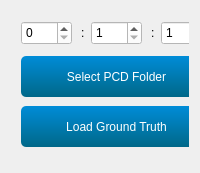
      <widget class="QWidget" name="multimatcher">
       <property name="styleSheet">
        <string notr="true">background: qlineargradient(x1: 0, y1: 0, x2: 0, y2: 1,
                                 stop: 0 #fafafa, stop: 0.4 #f4f4f4,
                                 stop: 0.5 #e7e7e7, stop: 1.0 #fafafa);</string>
       </property>
       <attribute name="title">
        <string>Multi Point Cloud Matcher</string>
       </attribute>
       <layout class="QVBoxLayout" name="verticalLayout">
        <item>
         <widget class="QWidget" name="widget_3" native="true">
          <layout class="QVBoxLayout" name="verticalLayout_3">
           <property name="leftMargin">
            <number>0</number>
           </property>
           <property name="topMargin">
            <number>0</number>
           </property>
           <property name="rightMargin">
            <number>0</number>
           </property>
           <property name="bottomMargin">
            <number>0</number>
           </property>
           <item>
            <widget class="QWidget" name="widget_4" native="true">
             <property name="minimumSize">
              <size>
               <width>0</width>
               <height>145</height>
              </size>
             </property>
             <property name="maximumSize">
              <size>
               <width>16777215</width>
               <height>145</height>
              </size>
             </property>
             <widget class="QLabel" name="label_5">
              <property name="geometry">
               <rect>
                <x>140</x>
                <y>14</y>
                <width>9</width>
                <height>16</height>
               </rect>
              </property>
              <property name="text">
               <string>:</string>
              </property>
             </widget>
             <widget class="QPushButton" name="multi_icpAlign">
              <property name="geometry">
               <rect>
                <x>930</x>
                <y>10</y>
                <width>111</width>
                <height>111</height>
               </rect>
              </property>
              <property name="styleSheet">
               <string notr="true">QPushButton
{
     background-color: qlineargradient(spread:pad, x1:0.526789, y1:0, x2:0.526, y2:1, stop:0 rgba(0, 140, 216, 255), stop:1 rgba(0, 104, 136, 255));
color: rgb(255, 255, 255);
border-radius: 5px;
padding: 6px;
}
QPushButton:!enabled
{
     color:gray;
     background-color: rgb(194, 194, 194);
}
QPushButton:pressed
{
	background-color: qlineargradient(spread:pad, x1:0.495, y1:0.994318, x2:0.51, y2:0, stop:0 rgba(0, 140, 216, 255), stop:1 rgba(0, 126, 165, 255));
}</string>
              </property>
              <property name="text">
               <string>ICP (Align)</string>
              </property>
             </widget>
             <widget class="QSpinBox" name="multi_pcd_start">
              <property name="geometry">
               <rect>
                <x>10</x>
                <y>10</y>
                <width>51</width>
                <height>24</height>
               </rect>
              </property>
              <property name="styleSheet">
               <string notr="true">background-color: rgb(255, 255, 255);</string>
              </property>
              <property name="maximum">
               <number>250</number>
              </property>
             </widget>
             <widget class="QSpinBox" name="multi_pcd_step">
              <property name="geometry">
               <rect>
                <x>80</x>
                <y>10</y>
                <width>51</width>
                <height>24</height>
               </rect>
              </property>
              <property name="styleSheet">
               <string notr="true">background-color: rgb(255, 255, 255);</string>
              </property>
              <property name="minimum">
               <number>1</number>
              </property>
              <property name="maximum">
               <number>100</number>
              </property>
             </widget>
             <widget class="QLabel" name="label_4">
              <property name="geometry">
               <rect>
                <x>70</x>
                <y>14</y>
                <width>9</width>
                <height>16</height>
               </rect>
              </property>
              <property name="text">
               <string>:</string>
              </property>
             </widget>
             <widget class="QSpinBox" name="multi_pcd_end">
              <property name="geometry">
               <rect>
                <x>150</x>
                <y>10</y>
                <width>51</width>
                <height>24</height>
               </rect>
              </property>
              <property name="styleSheet">
               <string notr="true">background-color: rgb(255, 255, 255);</string>
              </property>
              <property name="maximum">
               <number>250</number>
              </property>
              <property name="value">
               <number>1</number>
              </property>
             </widget>
             <widget class="QLabel" name="label_2">
              <property name="geometry">
               <rect>
                <x>220</x>
                <y>55</y>
                <width>101</width>
                <height>16</height>
               </rect>
              </property>
              <property name="styleSheet">
               <string notr="true">background-color: rgba(255, 255, 255, 0);</string>
              </property>
              <property name="text">
               <string>Voxel Leaf Size :</string>
              </property>
             </widget>
             <widget class="QDoubleSpinBox" name="multi_medyanKatsayisi">
              <property name="geometry">
               <rect>
                <x>520</x>
                <y>10</y>
                <width>65</width>
                <height>24</height>
               </rect>
              </property>
              <property name="styleSheet">
               <string notr="true">background-color: rgb(255, 255, 255);</string>
              </property>
              <property name="minimum">
               <double>1.000000000000000</double>
              </property>
              <property name="maximum">
               <double>50.000000000000000</double>
              </property>
              <property name="singleStep">
               <double>0.100000000000000</double>
              </property>
              <property name="value">
               <double>3.000000000000000</double>
              </property>
             </widget>
             <widget class="QLabel" name="label">
              <property name="geometry">
               <rect>
                <x>220</x>
                <y>15</y>
                <width>111</width>
                <height>16</height>
               </rect>
              </property>
              <property name="styleSheet">
               <string notr="true">background-color: rgba(255, 255, 255, 0);</string>
              </property>
              <property name="text">
               <string>Maximum Iteration :</string>
              </property>
             </widget>
             <widget class="QLineEdit" name="multi_breakCriteria">
              <property name="geometry">
               <rect>
                <x>520</x>
                <y>51</y>
                <width>65</width>
                <height>24</height>
               </rect>
              </property>
              <property name="styleSheet">
               <string notr="true">background-color: rgb(255, 255, 255);</string>
              </property>
              <property name="text">
               <string>0.0001</string>
              </property>
             </widget>
             <widget class="QCheckBox" name="multi_IMU">
              <property name="enabled">
               <bool>false</bool>
              </property>
              <property name="geometry">
               <rect>
                <x>220</x>
                <y>110</y>
                <width>81</width>
                <height>21</height>
               </rect>
              </property>
              <property name="styleSheet">
               <string notr="true">background-color: rgba(255, 255, 255, 0);</string>
              </property>
              <property name="text">
               <string>IMU</string>
              </property>
             </widget>
             <widget class="QLabel" name="label_6">
              <property name="geometry">
               <rect>
                <x>410</x>
                <y>55</y>
                <width>111</width>
                <height>16</height>
               </rect>
              </property>
              <property name="styleSheet">
               <string notr="true">background-color: rgba(255, 255, 255, 0);</string>
              </property>
              <property name="text">
               <string>Break Criteria :</string>
              </property>
             </widget>
             <widget class="QPushButton" name="multi_clearScreen">
              <property name="geometry">
               <rect>
                <x>1060</x>
                <y>10</y>
                <width>111</width>
                <height>111</height>
               </rect>
              </property>
              <property name="styleSheet">
               <string notr="true">QPushButton
{
     background-color: qlineargradient(spread:pad, x1:0.526789, y1:0, x2:0.526, y2:1, stop:0 rgba(0, 140, 216, 255), stop:1 rgba(0, 104, 136, 255));
color: rgb(255, 255, 255);
border-radius: 5px;
padding: 6px;
}
QPushButton:!enabled
{
     color:gray;
     background-color: rgb(194, 194, 194);
}
QPushButton:pressed
{
	background-color: qlineargradient(spread:pad, x1:0.495, y1:0.994318, x2:0.51, y2:0, stop:0 rgba(0, 140, 216, 255), stop:1 rgba(0, 126, 165, 255));
}</string>
              </property>
              <property name="text">
               <string>Clear Screen</string>
              </property>
             </widget>
             <widget class="QCheckBox" name="multi_onetoone">
              <property name="geometry">
               <rect>
                <x>330</x>
                <y>110</y>
                <width>81</width>
                <height>21</height>
               </rect>
              </property>
              <property name="styleSheet">
               <string notr="true">background-color: rgba(255, 255, 255, 0);</string>
              </property>
              <property name="text">
               <string>1 to 1</string>
              </property>
             </widget>
             <widget class="QDoubleSpinBox" name="multi_leafSize">
              <property name="geometry">
               <rect>
                <x>330</x>
                <y>51</y>
                <width>65</width>
                <height>24</height>
               </rect>
              </property>
              <property name="styleSheet">
               <string notr="true">background-color: rgb(255, 255, 255);</string>
              </property>
              <property name="minimum">
               <double>0.010000000000000</double>
              </property>
              <property name="maximum">
               <double>500.000000000000000</double>
              </property>
              <property name="singleStep">
               <double>0.010000000000000</double>
              </property>
              <property name="value">
               <double>0.100000000000000</double>
              </property>
             </widget>
             <widget class="QLabel" name="label_3">
              <property name="geometry">
               <rect>
                <x>410</x>
                <y>14</y>
                <width>111</width>
                <height>16</height>
               </rect>
              </property>
              <property name="styleSheet">
               <string notr="true">background-color: rgba(255, 255, 255, 0);</string>
              </property>
              <property name="text">
               <string>Median Coefficient :</string>
              </property>
             </widget>
             <widget class="QSpinBox" name="multi_maxIter">
              <property name="geometry">
               <rect>
                <x>330</x>
                <y>12</y>
                <width>65</width>
                <height>24</height>
               </rect>
              </property>
              <property name="styleSheet">
               <string notr="true">background-color: rgb(255, 255, 255);</string>
              </property>
              <property name="minimum">
               <number>1</number>
              </property>
              <property name="maximum">
               <number>10000</number>
              </property>
              <property name="value">
               <number>200</number>
              </property>
             </widget>
             <widget class="QPushButton" name="multi_readGT">
              <property name="geometry">
               <rect>
                <x>10</x>
                <y>95</y>
                <width>191</width>
                <height>41</height>
               </rect>
              </property>
              <property name="styleSheet">
               <string notr="true">QPushButton
{
     background-color: qlineargradient(spread:pad, x1:0.526789, y1:0, x2:0.526, y2:1, stop:0 rgba(0, 140, 216, 255), stop:1 rgba(0, 104, 136, 255));
color: rgb(255, 255, 255);
border-radius: 5px;
padding: 6px;
}
QPushButton:!enabled
{
     color:gray;
     background-color: rgb(194, 194, 194);
}
QPushButton:pressed
{
	background-color: qlineargradient(spread:pad, x1:0.495, y1:0.994318, x2:0.51, y2:0, stop:0 rgba(0, 140, 216, 255), stop:1 rgba(0, 126, 165, 255));
}</string>
              </property>
              <property name="text">
               <string>Load Ground Truth</string>
              </property>
             </widget>
             <widget class="QCheckBox" name="fixMedianCoefficient">
              <property name="geometry">
               <rect>
                <x>610</x>
                <y>10</y>
                <width>141</width>
                <height>21</height>
               </rect>
              </property>
              <property name="styleSheet">
               <string notr="true">background-color: rgba(255, 255, 255, 0);</string>
              </property>
              <property name="text">
               <string>Fix
Median Coefficient</string>
              </property>
              <property name="checked">
               <bool>true</bool>
              </property>
             </widget>
             <widget class="QCheckBox" name="randomMedianCoefficient">
              <property name="geometry">
               <rect>
                <x>610</x>
                <y>45</y>
                <width>151</width>
                <height>21</height>
               </rect>
              </property>
              <property name="styleSheet">
               <string notr="true">background-color: rgba(255, 255, 255, 0);</string>
              </property>
              <property name="text">
               <string>Random
Median Coefficient</string>
              </property>
             </widget>
             <widget class="QCheckBox" name="useRANSAC">
              <property name="geometry">
               <rect>
                <x>610</x>
                <y>80</y>
                <width>91</width>
                <height>21</height>
               </rect>
              </property>
              <property name="styleSheet">
               <string notr="true">background-color: rgba(255, 255, 255, 0);</string>
              </property>
              <property name="text">
               <string>RANSAC</string>
              </property>
             </widget>
             <widget class="QCheckBox" name="displayClouds">
              <property name="geometry">
               <rect>
                <x>780</x>
                <y>100</y>
                <width>101</width>
                <height>21</height>
               </rect>
              </property>
              <property name="styleSheet">
               <string notr="true">background-color: rgba(255, 255, 255, 0);</string>
              </property>
              <property name="text">
               <string>Display Clouds</string>
              </property>
             </widget>
             <widget class="QCheckBox" name="adaptiveMedianCoefficient">
              <property name="geometry">
               <rect>
                <x>610</x>
                <y>112</y>
                <width>151</width>
                <height>21</height>
               </rect>
              </property>
              <property name="styleSheet">
               <string notr="true">background-color: rgba(255, 255, 255, 0);</string>
              </property>
              <property name="text">
               <string>Adaptive
Median Coefficient</string>
              </property>
             </widget>
             <widget class="QCheckBox" name="pclBreak">
              <property name="geometry">
               <rect>
                <x>780</x>
                <y>45</y>
                <width>81</width>
                <height>21</height>
               </rect>
              </property>
              <property name="styleSheet">
               <string notr="true">background-color: rgba(255, 255, 255, 0);</string>
              </property>
              <property name="text">
               <string>PCL Break</string>
              </property>
             </widget>
             <widget class="QCheckBox" name="pomerleauBreak">
              <property name="geometry">
               <rect>
                <x>780</x>
                <y>10</y>
                <width>121</width>
                <height>21</height>
               </rect>
              </property>
              <property name="styleSheet">
               <string notr="true">background-color: rgba(255, 255, 255, 0);</string>
              </property>
              <property name="text">
               <string>Pomerleau Break</string>
              </property>
             </widget>
             <widget class="QPushButton" name="selectMultiFolder">
              <property name="geometry">
               <rect>
                <x>10</x>
                <y>45</y>
                <width>191</width>
                <height>41</height>
               </rect>
              </property>
              <property name="styleSheet">
               <string notr="true">QPushButton
{
     background-color: qlineargradient(spread:pad, x1:0.526789, y1:0, x2:0.526, y2:1, stop:0 rgba(0, 140, 216, 255), stop:1 rgba(0, 104, 136, 255));
color: rgb(255, 255, 255);
border-radius: 5px;
padding: 6px;
}
QPushButton:!enabled
{
     color:gray;
     background-color: rgb(194, 194, 194);
}
QPushButton:pressed
{
	background-color: qlineargradient(spread:pad, x1:0.495, y1:0.994318, x2:0.51, y2:0, stop:0 rgba(0, 140, 216, 255), stop:1 rgba(0, 126, 165, 255));
}</string>
              </property>
              <property name="text">
               <string>Select PCD Folder</string>
              </property>
             </widget>
            </widget>
           </item>
           <item>
            <widget class="QVTKWidget" name="qvtkWidget" native="true"/>
           </item>
          </layout>
         </widget>
        </item>
       </layout>
      </widget>
